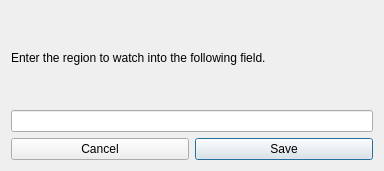
<?xml version="1.0" encoding="UTF-8"?>
<ui version="4.0">
 <class>Dialog</class>
 <widget class="QDialog" name="Dialog">
  <property name="geometry">
   <rect>
    <x>0</x>
    <y>0</y>
    <width>384</width>
    <height>171</height>
   </rect>
  </property>
  <property name="windowTitle">
   <string>Region</string>
  </property>
  <layout class="QGridLayout" name="gridLayout">
   <item row="0" column="0">
    <layout class="QVBoxLayout" name="verticalLayout">
     <item>
      <widget class="QLabel" name="label">
       <property name="text">
        <string>Enter the region to watch into the following field.</string>
       </property>
       <property name="textFormat">
        <enum>Qt::PlainText</enum>
       </property>
       <property name="wordWrap">
        <bool>true</bool>
       </property>
      </widget>
     </item>
     <item>
      <widget class="QLineEdit" name="regionNameField"/>
     </item>
     <item>
      <layout class="QHBoxLayout" name="horizontalLayout_2">
       <item>
        <widget class="QPushButton" name="cancelButton">
         <property name="text">
          <string>Cancel</string>
         </property>
        </widget>
       </item>
       <item>
        <widget class="QPushButton" name="saveButton">
         <property name="text">
          <string>Save</string>
         </property>
         <property name="default">
          <bool>true</bool>
         </property>
        </widget>
       </item>
      </layout>
     </item>
    </layout>
   </item>
  </layout>
 </widget>
 <tabstops>
  <tabstop>regionNameField</tabstop>
  <tabstop>cancelButton</tabstop>
  <tabstop>saveButton</tabstop>
 </tabstops>
 <resources/>
 <connections/>
</ui>
